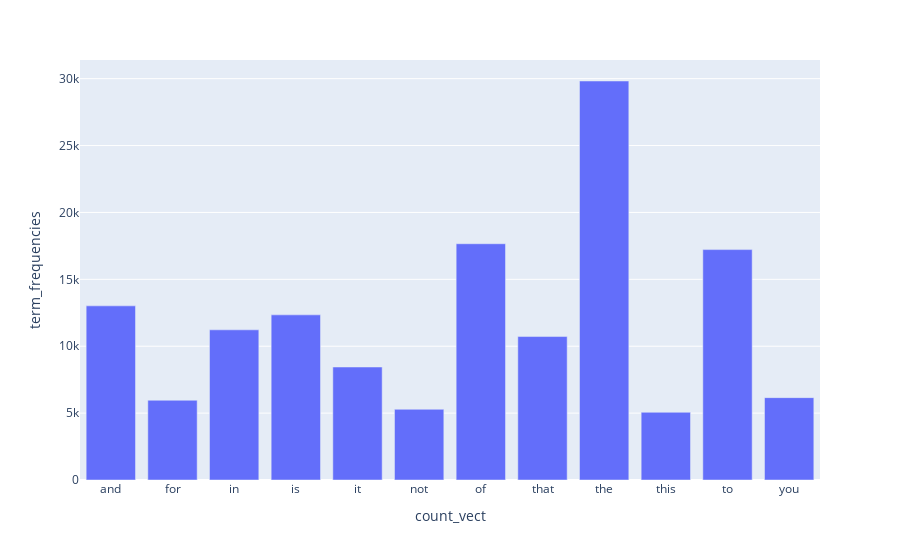

Write notebook code for a chart like this one.
### Code cell
#Exercise 13 (take home)
x=[];y=[]
for i in range(term_frequencies.shape[0]):
    if term_frequencies[i]>5000:
       x=np.concatenate([x,count_vect.get_feature_names_out()[i:i+1]])
       y=np.concatenate([y,term_frequencies[i:i+1]])
df = pd.DataFrame(dict(
    count_vect = x,
    term_frequencies = y))
fig = px.bar(df, x = 'count_vect', y = 'term_frequencies')
fig.show()

### Figure 1 — Plotly figure (JSON) as saved in the notebook; plotly's stock layout.template omitted (floating-point values rounded to 4 significant figures)
{"data": [{"alignmentgroup": "True", "hovertemplate": "count_vect=%{x}<br>term_frequencies=%{y}<extra></extra>", "legendgroup": "", "marker": {"color": "#636efa", "pattern": {"shape": ""}}, "name": "", "offsetgroup": "", "orientation": "v", "showlegend": false, "textposition": "auto", "type": "bar", "x": ["and", "for", "in", "is", "it", "not", "of", "that", "the", "this", "to", "you"], "xaxis": "x", "y": [13017, 5962, 11226, 12343, 8447, 5285, 17660, 10723, 29825, 5063, 17222, 6157], "yaxis": "y"}], "layout": {"barmode": "relative", "legend": {"tracegroupgap": 0}, "margin": {"t": 60}, "xaxis": {"anchor": "y", "domain": [0, 1], "title": {"text": "count_vect"}}, "yaxis": {"anchor": "x", "domain": [0, 1], "title": {"text": "term_frequencies"}}}}
